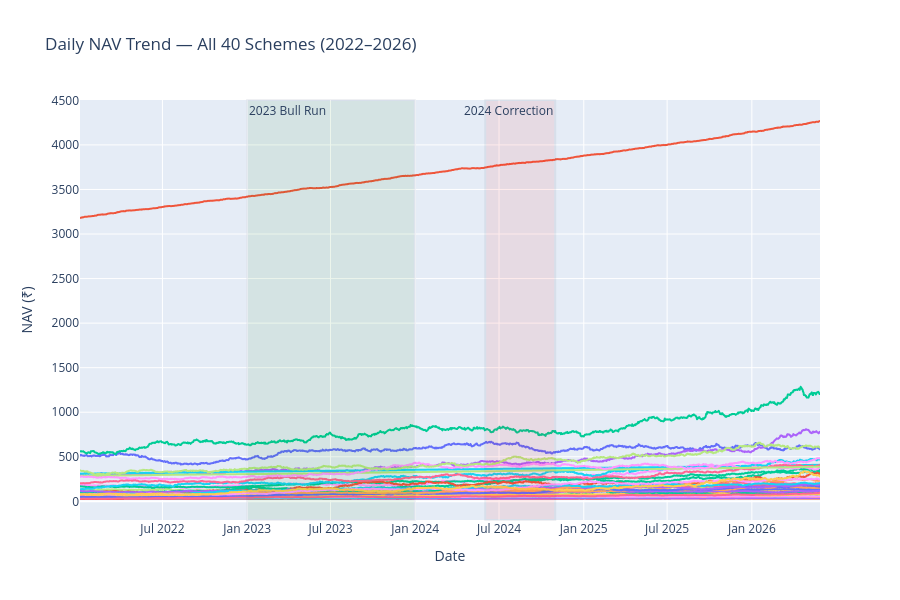

Notebook code cell kept with this figure:
### Markdown cell above
Chart 1 SBI Mutual Fund maintains the highest AUM among all AMCs.

### Code cell
# Merge to get scheme names
nav_named = nav.merge(funds[['amfi_code','scheme_name','fund_house']], on='amfi_code', how='left')

fig = px.line(
    nav_named,
    x='date', y='nav',
    color='scheme_name',
    title=' Daily NAV Trend — All 40 Schemes (2022–2026)',
    labels={'nav': 'NAV (₹)', 'date': 'Date'},
    height=600
)

# Highlight 2023 bull run
fig.add_vrect(x0="2023-01-01", x1="2023-12-31",
              fillcolor="green", opacity=0.07,
              annotation_text="2023 Bull Run", annotation_position="top left")

# Highlight 2024 correction
fig.add_vrect(x0="2024-06-01", x1="2024-10-31",
              fillcolor="red", opacity=0.07,
              annotation_text="2024 Correction", annotation_position="top right")

fig.update_layout(showlegend=False)  # too many funds for legend
fig.write_image(str(CHARTS / "chart1_nav_trend.png"))
fig.show()
print(" Chart 1 saved")

### Figure 1 — Plotly figure (JSON) as saved in the notebook; plotly's stock layout.template omitted (floating-point values rounded to 4 significant figures; data arrays with more than 128 entries replaced by an {"elided": "..."} marker saying what was removed)
{"data": [{"hovertemplate": "scheme_name=HDFC Top 100 Fund - Regular Plan - Growth<br>Date=%{x}<br>NAV (₹)=%{y}<extra></extra>", "legendgroup": "HDFC Top 100 Fund - Regular Plan - Growth", "line": {"color": "#636efa", "dash": "solid"}, "marker": {"symbol": "circle"}, "mode": "lines", "name": "HDFC Top 100 Fund - Regular Plan - Growth", "showlegend": true, "type": "scattergl", "x": {"elided": "1150 str values"}, "xaxis": "x", "y": {"elided": "1150 float values"}, "yaxis": "y"}, {"hovertemplate": "scheme_name=HDFC Short Term Debt Fund - Regular - Growth<br>Date=%{x}<br>NAV (₹)=%{y}<extra></extra>", "legendgroup": "HDFC Short Term Debt Fund - Regular - Growth", "line": {"color": "#EF553B", "dash": "solid"}, "marker": {"symbol": "circle"}, "mode": "lines", "name": "HDFC Short Term Debt Fund - Regular - Growth", "showlegend": true, "type": "scattergl", "x": {"elided": "1150 str values"}, "xaxis": "x", "y": {"elided": "1150 float values"}, "yaxis": "y"}, {"hovertemplate": "scheme_name=HDFC Mid-Cap Opportunities Fund - Regular - Growth<br>Date=%{x}<br>NAV (₹)=%{y}<extra></extra>", "legendgroup": "HDFC Mid-Cap Opportunities Fund - Regular - Growth", "line": {"color": "#00cc96", "dash": "solid"}, "marker": {"symbol": "circle"}, "mode": "lines", "name": "HDFC Mid-Cap Opportunities Fund - Regular - Growth", "showlegend": true, "type": "scattergl", "x": {"elided": "1150 str values"}, "xaxis": "x", "y": {"elided": "1150 float values"}, "yaxis": "y"}, {"hovertemplate": "scheme_name=ABSL Frontline Equity Fund - Regular - Growth<br>Date=%{x}<br>NAV (₹)=%{y}<extra></extra>", "legendgroup": "ABSL Frontline Equity Fund - Regular - Growth", "line": {"color": "#ab63fa", "dash": "solid"}, "marker": {"symbol": "circle"}, "mode": "lines", "name": "ABSL Frontline Equity Fund - Regular - Growth", "showlegend": true, "type": "scattergl", "x": {"elided": "1150 str values"}, "xaxis": "x", "y": {"elided": "1150 float values"}, "yaxis": "y"}, {"hovertemplate": "scheme_name=ABSL Small Cap Fund - Regular - Growth<br>Date=%{x}<br>NAV (₹)=%{y}<extra></extra>", "legendgroup": "ABSL Small Cap Fund - Regular - Growth", "line": {"color": "#FFA15A", "dash": "solid"}, "marker": {"symbol": "circle"}, "mode": "lines", "name": "ABSL Small Cap Fund - Regular - Growth", "showlegend": true, "type": "scattergl", "x": {"elided": "1150 str values"}, "xaxis": "x", "y": {"elided": "1150 float values"}, "yaxis": "y"}, {"hovertemplate": "scheme_name=ABSL Liquid Fund - Regular - Growth<br>Date=%{x}<br>NAV (₹)=%{y}<extra></extra>", "legendgroup": "ABSL Liquid Fund - Regular - Growth", "line": {"color": "#19d3f3", "dash": "solid"}, "marker": {"symbol": "circle"}, "mode": "lines", "name": "ABSL Liquid Fund - Regular - Growth", "showlegend": true, "type": "scattergl", "x": {"elided": "1150 str values"}, "xaxis": "x", "y": {"elided": "1150 float values"}, "yaxis": "y"}, {"hovertemplate": "scheme_name=UTI Nifty 50 Index Fund - Regular - Growth<br>Date=%{x}<br>NAV (₹)=%{y}<extra></extra>", "legendgroup": "UTI Nifty 50 Index Fund - Regular - Growth", "line": {"color": "#FF6692", "dash": "solid"}, "marker": {"symbol": "circle"}, "mode": "lines", "name": "UTI Nifty 50 Index Fund - Regular - Growth", "showlegend": true, "type": "scattergl", "x": {"elided": "1150 str values"}, "xaxis": "x", "y": {"elided": "1150 float values"}, "yaxis": "y"}, {"hovertemplate": "scheme_name=UTI Mid Cap Fund - Regular - Growth<br>Date=%{x}<br>NAV (₹)=%{y}<extra></extra>", "legendgroup": "UTI Mid Cap Fund - Regular - Growth", "line": {"color": "#B6E880", "dash": "solid"}, "marker": {"symbol": "circle"}, "mode": "lines", "name": "UTI Mid Cap Fund - Regular - Growth", "showlegend": true, "type": "scattergl", "x": {"elided": "1150 str values"}, "xaxis": "x", "y": {"elided": "1150 float values"}, "yaxis": "y"}, {"hovertemplate": "scheme_name=UTI Flexi Cap Fund - Regular - Growth<br>Date=%{x}<br>NAV (₹)=%{y}<extra></extra>", "legendgroup": "UTI Flexi Cap Fund - Regular - Growth", "line": {"color": "#FF97FF", "dash": "solid"}, "marker": {"symbol": "circle"}, "mode": "lines", "name": "UTI Flexi Cap Fund - Regular - Growth", "showlegend": true, "type": "scattergl", "x": {"elided": "1150 str values"}, "xaxis": "x", "y": {"elided": "1150 float values"}, "yaxis": "y"}, {"hovertemplate": "scheme_name=Nippon India Large Cap Fund - Regular - Growth<br>Date=%{x}<br>NAV (₹)=%{y}<extra></extra>", "legendgroup": "Nippon India Large Cap Fund - Regular - Growth", "line": {"color": "#FECB52", "dash": "solid"}, "marker": {"symbol": "circle"}, "mode": "lines", "name": "Nippon India Large Cap Fund - Regular - Growth", "showlegend": true, "type": "scattergl", "x": {"elided": "1150 str values"}, "xaxis": "x", "y": {"elided": "1150 float values"}, "yaxis": "y"}, {"hovertemplate": "scheme_name=Nippon India Large Cap Fund - Direct - Growth<br>Date=%{x}<br>NAV (₹)=%{y}<extra></extra>", "legendgroup": "Nippon India Large Cap Fund - Direct - Growth", "line": {"color": "#636efa", "dash": "solid"}, "marker": {"symbol": "circle"}, "mode": "lines", "name": "Nippon India Large Cap Fund - Direct - Growth", "showlegend": true, "type": "scattergl", "x": {"elided": "1150 str values"}, "xaxis": "x", "y": {"elided": "1150 float values"}, "yaxis": "y"}, {"hovertemplate": "scheme_name=Nippon India Small Cap Fund - Regular - Growth<br>Date=%{x}<br>NAV (₹)=%{y}<extra></extra>", "legendgroup": "Nippon India Small Cap Fund - Regular - Growth", "line": {"color": "#EF553B", "dash": "solid"}, "marker": {"symbol": "circle"}, "mode": "lines", "name": "Nippon India Small Cap Fund - Regular - Growth", "showlegend": true, "type": "scattergl", "x": {"elided": "1150 str values"}, "xaxis": "x", "y": {"elided": "1150 float values"}, "yaxis": "y"}, {"hovertemplate": "scheme_name=Nippon India ETF Nifty 50 BeES<br>Date=%{x}<br>NAV (₹)=%{y}<extra></extra>", "legendgroup": "Nippon India ETF Nifty 50 BeES", "line": {"color": "#00cc96", "dash": "solid"}, "marker": {"symbol": "circle"}, "mode": "lines", "name": "Nippon India ETF Nifty 50 BeES", "showlegend": true, "type": "scattergl", "x": {"elided": "1150 str values"}, "xaxis": "x", "y": {"elided": "1150 float values"}, "yaxis": "y"}, {"hovertemplate": "scheme_name=Nippon India Gilt Securities Fund - Regular - Growth<br>Date=%{x}<br>NAV (₹)=%{y}<extra></extra>", "legendgroup": "Nippon India Gilt Securities Fund - Regular - Growth", "line": {"color": "#ab63fa", "dash": "solid"}, "marker": {"symbol": "circle"}, "mode": "lines", "name": "Nippon India Gilt Securities Fund - Regular - Growth", "showlegend": true, "type": "scattergl", "x": {"elided": "1150 str values"}, "xaxis": "x", "y": {"elided": "1150 float values"}, "yaxis": "y"}, {"hovertemplate": "scheme_name=Axis Bluechip Fund - Regular - Growth<br>Date=%{x}<br>NAV (₹)=%{y}<extra></extra>", "legendgroup": "Axis Bluechip Fund - Regular - Growth", "line": {"color": "#FFA15A", "dash": "solid"}, "marker": {"symbol": "circle"}, "mode": "lines", "name": "Axis Bluechip Fund - Regular - Growth", "showlegend": true, "type": "scattergl", "x": {"elided": "1150 str values"}, "xaxis": "x", "y": {"elided": "1150 float values"}, "yaxis": "y"}, {"hovertemplate": "scheme_name=Axis Bluechip Fund - Direct - Growth<br>Date=%{x}<br>NAV (₹)=%{y}<extra></extra>", "legendgroup": "Axis Bluechip Fund - Direct - Growth", "line": {"color": "#19d3f3", "dash": "solid"}, "marker": {"symbol": "circle"}, "mode": "lines", "name": "Axis Bluechip Fund - Direct - Growth", "showlegend": true, "type": "scattergl", "x": {"elided": "1150 str values"}, "xaxis": "x", "y": {"elided": "1150 float values"}, "yaxis": "y"}, {"hovertemplate": "scheme_name=Axis Midcap Fund - Regular - Growth<br>Date=%{x}<br>NAV (₹)=%{y}<extra></extra>", "legendgroup": "Axis Midcap Fund - Regular - Growth", "line": {"color": "#FF6692", "dash": "solid"}, "marker": {"symbol": "circle"}, "mode": "lines", "name": "Axis Midcap Fund - Regular - Growth", "showlegend": true, "type": "scattergl", "x": {"elided": "1150 str values"}, "xaxis": "x", "y": {"elided": "1150 float values"}, "yaxis": "y"}, {"hovertemplate": "scheme_name=Axis Small Cap Fund - Regular - Growth<br>Date=%{x}<br>NAV (₹)=%{y}<extra></extra>", "legendgroup": "Axis Small Cap Fund - Regular - Growth", "line": {"color": "#B6E880", "dash": "solid"}, "marker": {"symbol": "circle"}, "mode": "lines", "name": "Axis Small Cap Fund - Regular - Growth", "showlegend": true, "type": "scattergl", "x": {"elided": "1150 str values"}, "xaxis": "x", "y": {"elided": "1150 float values"}, "yaxis": "y"}, {"hovertemplate": "scheme_name=SBI Magnum Gilt Fund - Regular Plan - Growth<br>Date=%{x}<br>NAV (₹)=%{y}<extra></extra>", "legendgroup": "SBI Magnum Gilt Fund - Regular Plan - Growth", "line": {"color": "#FF97FF", "dash": "solid"}, "marker": {"symbol": "circle"}, "mode": "lines", "name": "SBI Magnum Gilt Fund - Regular Plan - Growth", "showlegend": true, "type": "scattergl", "x": {"elided": "1150 str values"}, "xaxis": "x", "y": {"elided": "1150 float values"}, "yaxis": "y"}, {"hovertemplate": "scheme_name=SBI Bluechip Fund - Regular Plan - Growth<br>Date=%{x}<br>NAV (₹)=%{y}<extra></extra>", "legendgroup": "SBI Bluechip Fund - Regular Plan - Growth", "line": {"color": "#FECB52", "dash": "solid"}, "marker": {"symbol": "circle"}, "mode": "lines", "name": "SBI Bluechip Fund - Regular Plan - Growth", "showlegend": true, "type": "scattergl", "x": {"elided": "1150 str values"}, "xaxis": "x", "y": {"elided": "1150 float values"}, "yaxis": "y"}, {"hovertemplate": "scheme_name=SBI Bluechip Fund - Direct Plan - Growth<br>Date=%{x}<br>NAV (₹)=%{y}<extra></extra>", "legendgroup": "SBI Bluechip Fund - Direct Plan - Growth", "line": {"color": "#636efa", "dash": "solid"}, "marker": {"symbol": "circle"}, "mode": "lines", "name": "SBI Bluechip Fund - Direct Plan - Growth", "showlegend": true, "type": "scattergl", "x": {"elided": "1150 str values"}, "xaxis": "x", "y": {"elided": "1150 float values"}, "yaxis": "y"}, {"hovertemplate": "scheme_name=SBI Small Cap Fund - Regular Plan - Growth<br>Date=%{x}<br>NAV (₹)=%{y}<extra></extra>", "legendgroup": "SBI Small Cap Fund - Regular Plan - Growth", "line": {"color": "#EF553B", "dash": "solid"}, "marker": {"symbol": "circle"}, "mode": "lines", "name": "SBI Small Cap Fund - Regular Plan - Growth", "showlegend": true, "type": "scattergl", "x": {"elided": "1150 str values"}, "xaxis": "x", "y": {"elided": "1150 float values"}, "yaxis": "y"}, {"hovertemplate": "scheme_name=SBI Small Cap Fund - Direct Plan - Growth<br>Date=%{x}<br>NAV (₹)=%{y}<extra></extra>", "legendgroup": "SBI Small Cap Fund - Direct Plan - Growth", "line": {"color": "#00cc96", "dash": "solid"}, "marker": {"symbol": "circle"}, "mode": "lines", "name": "SBI Small Cap Fund - Direct Plan - Growth", "showlegend": true, "type": "scattergl", "x": {"elided": "1150 str values"}, "xaxis": "x", "y": {"elided": "1150 float values"}, "yaxis": "y"}, {"hovertemplate": "scheme_name=ICICI Pru Bluechip Fund - Regular - Growth<br>Date=%{x}<br>NAV (₹)=%{y}<extra></extra>", "legendgroup": "ICICI Pru Bluechip Fund - Regular - Growth", "line": {"color": "#ab63fa", "dash": "solid"}, "marker": {"symbol": "circle"}, "mode": "lines", "name": "ICICI Pru Bluechip Fund - Regular - Growth", "showlegend": true, "type": "scattergl", "x": {"elided": "1150 str values"}, "xaxis": "x", "y": {"elided": "1150 float values"}, "yaxis": "y"}, {"hovertemplate": "scheme_name=ICICI Pru Bluechip Fund - Direct - Growth<br>Date=%{x}<br>NAV (₹)=%{y}<extra></extra>", "legendgroup": "ICICI Pru Bluechip Fund - Direct - Growth", "line": {"color": "#FFA15A", "dash": "solid"}, "marker": {"symbol": "circle"}, "mode": "lines", "name": "ICICI Pru Bluechip Fund - Direct - Growth", "showlegend": true, "type": "scattergl", "x": {"elided": "1150 str values"}, "xaxis": "x", "y": {"elided": "1150 float values"}, "yaxis": "y"}, {"hovertemplate": "scheme_name=ICICI Pru Midcap Fund - Regular - Growth<br>Date=%{x}<br>NAV (₹)=%{y}<extra></extra>", "legendgroup": "ICICI Pru Midcap Fund - Regular - Growth", "line": {"color": "#19d3f3", "dash": "solid"}, "marker": {"symbol": "circle"}, "mode": "lines", "name": "ICICI Pru Midcap Fund - Regular - Growth", "showlegend": true, "type": "scattergl", "x": {"elided": "1150 str values"}, "xaxis": "x", "y": {"elided": "1150 float values"}, "yaxis": "y"}, {"hovertemplate": "scheme_name=ICICI Pru Value Discovery Fund - Regular - Growth<br>Date=%{x}<br>NAV (₹)=%{y}<extra></extra>", "legendgroup": "ICICI Pru Value Discovery Fund - Regular - Growth", "line": {"color": "#FF6692", "dash": "solid"}, "marker": {"symbol": "circle"}, "mode": "lines", "name": "ICICI Pru Value Discovery Fund - Regular - Growth", "showlegend": true, "type": "scattergl", "x": {"elided": "1150 str values"}, "xaxis": "x", "y": {"elided": "1150 float values"}, "yaxis": "y"}, {"hovertemplate": "scheme_name=ICICI Pru Liquid Fund - Regular - Growth<br>Date=%{x}<br>NAV (₹)=%{y}<extra></extra>", "legendgroup": "ICICI Pru Liquid Fund - Regular - Growth", "line": {"color": "#B6E880", "dash": "solid"}, "marker": {"symbol": "circle"}, "mode": "lines", "name": "ICICI Pru Liquid Fund - Regular - Growth", "showlegend": true, "type": "scattergl", "x": {"elided": "1150 str values"}, "xaxis": "x", "y": {"elided": "1150 float values"}, "yaxis": "y"}, {"hovertemplate": "scheme_name=Kotak Bluechip Fund - Regular - Growth<br>Date=%{x}<br>NAV (₹)=%{y}<extra></extra>", "legendgroup": "Kotak Bluechip Fund - Regular - Growth", "line": {"color": "#FF97FF", "dash": "solid"}, "marker": {"symbol": "circle"}, "mode": "lines", "name": "Kotak Bluechip Fund - Regular - Growth", "showlegend": true, "type": "scattergl", "x": {"elided": "1150 str values"}, "xaxis": "x", "y": {"elided": "1150 float values"}, "yaxis": "y"}, {"hovertemplate": "scheme_name=Kotak Emerging Equity Fund - Regular - Growth<br>Date=%{x}<br>NAV (₹)=%{y}<extra></extra>", "legendgroup": "Kotak Emerging Equity Fund - Regular - Growth", "line": {"color": "#FECB52", "dash": "solid"}, "marker": {"symbol": "circle"}, "mode": "lines", "name": "Kotak Emerging Equity Fund - Regular - Growth", "showlegend": true, "type": "scattergl", "x": {"elided": "1150 str values"}, "xaxis": "x", "y": {"elided": "1150 float values"}, "yaxis": "y"}, {"hovertemplate": "scheme_name=Kotak Flexicap Fund - Regular - Growth<br>Date=%{x}<br>NAV (₹)=%{y}<extra></extra>", "legendgroup": "Kotak Flexicap Fund - Regular - Growth", "line": {"color": "#636efa", "dash": "solid"}, "marker": {"symbol": "circle"}, "mode": "lines", "name": "Kotak Flexicap Fund - Regular - Growth", "showlegend": true, "type": "scattergl", "x": {"elided": "1150 str values"}, "xaxis": "x", "y": {"elided": "1150 float values"}, "yaxis": "y"}, {"hovertemplate": "scheme_name=Kotak Liquid Fund - Regular - Growth<br>Date=%{x}<br>NAV (₹)=%{y}<extra></extra>", "legendgroup": "Kotak Liquid Fund - Regular - Growth", "line": {"color": "#EF553B", "dash": "solid"}, "marker": {"symbol": "circle"}, "mode": "lines", "name": "Kotak Liquid Fund - Regular - Growth", "showlegend": true, "type": "scattergl", "x": {"elided": "1150 str values"}, "xaxis": "x", "y": {"elided": "1150 float values"}, "yaxis": "y"}, {"hovertemplate": "scheme_name=HDFC Top 100 Fund - Direct Plan - Growth<br>Date=%{x}<br>NAV (₹)=%{y}<extra></extra>", "legendgroup": "HDFC Top 100 Fund - Direct Plan - Growth", "line": {"color": "#00cc96", "dash": "solid"}, "marker": {"symbol": "circle"}, "mode": "lines", "name": "HDFC Top 100 Fund - Direct Plan - Growth", "showlegend": true, "type": "scattergl", "x": {"elided": "1150 str values"}, "xaxis": "x", "y": {"elided": "1150 float values"}, "yaxis": "y"}, {"hovertemplate": "scheme_name=HDFC Mid-Cap Opportunities Fund - Direct - Growth<br>Date=%{x}<br>NAV (₹)=%{y}<extra></extra>", "legendgroup": "HDFC Mid-Cap Opportunities Fund - Direct - Growth", "line": {"color": "#ab63fa", "dash": "solid"}, "marker": {"symbol": "circle"}, "mode": "lines", "name": "HDFC Mid-Cap Opportunities Fund - Direct - Growth", "showlegend": true, "type": "scattergl", "x": {"elided": "1150 str values"}, "xaxis": "x", "y": {"elided": "1150 float values"}, "yaxis": "y"}, {"hovertemplate": "scheme_name=Mirae Asset Large Cap Fund - Regular - Growth<br>Date=%{x}<br>NAV (₹)=%{y}<extra></extra>", "legendgroup": "Mirae Asset Large Cap Fund - Regular - Growth", "line": {"color": "#FFA15A", "dash": "solid"}, "marker": {"symbol": "circle"}, "mode": "lines", "name": "Mirae Asset Large Cap Fund - Regular - Growth", "showlegend": true, "type": "scattergl", "x": {"elided": "1150 str values"}, "xaxis": "x", "y": {"elided": "1150 float values"}, "yaxis": "y"}, {"hovertemplate": "scheme_name=Mirae Asset Emerging Bluechip Fund - Regular - Growth<br>Date=%{x}<br>NAV (₹)=%{y}<extra></extra>", "legendgroup": "Mirae Asset Emerging Bluechip Fund - Regular - Growth", "line": {"color": "#19d3f3", "dash": "solid"}, "marker": {"symbol": "circle"}, "mode": "lines", "name": "Mirae Asset Emerging Bluechip Fund - Regular - Growth", "showlegend": true, "type": "scattergl", "x": {"elided": "1150 str values"}, "xaxis": "x", "y": {"elided": "1150 float values"}, "yaxis": "y"}, {"hovertemplate": "scheme_name=Mirae Asset Tax Saver Fund - Regular - Growth<br>Date=%{x}<br>NAV (₹)=%{y}<extra></extra>", "legendgroup": "Mirae Asset Tax Saver Fund - Regular - Growth", "line": {"color": "#FF6692", "dash": "solid"}, "marker": {"symbol": "circle"}, "mode": "lines", "name": "Mirae Asset Tax Saver Fund - Regular - Growth", "showlegend": true, "type": "scattergl", "x": {"elided": "1150 str values"}, "xaxis": "x", "y": {"elided": "1150 float values"}, "yaxis": "y"}, {"hovertemplate": "scheme_name=DSP Top 100 Equity Fund - Regular - Growth<br>Date=%{x}<br>NAV (₹)=%{y}<extra></extra>", "legendgroup": "DSP Top 100 Equity Fund - Regular - Growth", "line": {"color": "#B6E880", "dash": "solid"}, "marker": {"symbol": "circle"}, "mode": "lines", "name": "DSP Top 100 Equity Fund - Regular - Growth", "showlegend": true, "type": "scattergl", "x": {"elided": "1150 str values"}, "xaxis": "x", "y": {"elided": "1150 float values"}, "yaxis": "y"}, {"hovertemplate": "scheme_name=DSP Midcap Fund - Regular - Growth<br>Date=%{x}<br>NAV (₹)=%{y}<extra></extra>", "legendgroup": "DSP Midcap Fund - Regular - Growth", "line": {"color": "#FF97FF", "dash": "solid"}, "marker": {"symbol": "circle"}, "mode": "lines", "name": "DSP Midcap Fund - Regular - Growth", "showlegend": true, "type": "scattergl", "x": {"elided": "1150 str values"}, "xaxis": "x", "y": {"elided": "1150 float values"}, "yaxis": "y"}, {"hovertemplate": "scheme_name=DSP Small Cap Fund - Regular - Growth<br>Date=%{x}<br>NAV (₹)=%{y}<extra></extra>", "legendgroup": "DSP Small Cap Fund - Regular - Growth", "line": {"color": "#FECB52", "dash": "solid"}, "marker": {"symbol": "circle"}, "mode": "lines", "name": "DSP Small Cap Fund - Regular - Growth", "showlegend": true, "type": "scattergl", "x": {"elided": "1150 str values"}, "xaxis": "x", "y": {"elided": "1150 float values"}, "yaxis": "y"}], "layout": {"annotations": [{"showarrow": false, "text": "2023 Bull Run", "x": "2023-01-01", "xanchor": "left", "xref": "x", "y": 1, "yanchor": "top", "yref": "y domain"}, {"showarrow": false, "text": "2024 Correction", "x": "2024-10-31", "xanchor": "right", "xref": "x", "y": 1, "yanchor": "top", "yref": "y domain"}], "height": 600, "legend": {"title": {"text": "scheme_name"}, "tracegroupgap": 0}, "shapes": [{"fillcolor": "green", "opacity": 0.07, "type": "rect", "x0": "2023-01-01", "x1": "2023-12-31", "xref": "x", "y0": 0, "y1": 1, "yref": "y domain"}, {"fillcolor": "red", "opacity": 0.07, "type": "rect", "x0": "2024-06-01", "x1": "2024-10-31", "xref": "x", "y0": 0, "y1": 1, "yref": "y domain"}], "showlegend": false, "title": {"text": " Daily NAV Trend — All 40 Schemes (2022–2026)"}, "xaxis": {"anchor": "y", "domain": [0, 1], "title": {"text": "Date"}}, "yaxis": {"anchor": "x", "domain": [0, 1], "title": {"text": "NAV (₹)"}}}}
